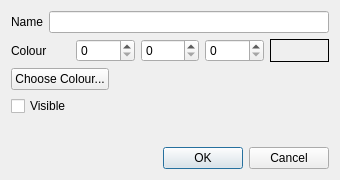
<?xml version="1.0" encoding="UTF-8"?>
<ui version="4.0">
 <class>OptionDialog</class>
 <widget class="QDialog" name="OptionDialog">
  <property name="geometry">
   <rect>
    <x>0</x>
    <y>0</y>
    <width>340</width>
    <height>180</height>
   </rect>
  </property>
  <property name="windowTitle">
   <string>Edit properties</string>
  </property>
  <layout class="QVBoxLayout" name="verticalLayout">
   <item>
    <layout class="QHBoxLayout" name="horizontalLayout_3">
     <item>
      <widget class="QLabel" name="label_2">
       <property name="text">
        <string>Name</string>
       </property>
      </widget>
     </item>
     <item>
      <widget class="QLineEdit" name="optionDia_name"/>
     </item>
    </layout>
   </item>
   <item>
    <layout class="QHBoxLayout" name="horizontalLayout">
     <item>
      <widget class="QLabel" name="label">
       <property name="text">
        <string>Colour</string>
       </property>
      </widget>
     </item>
     <item>
      <widget class="QSpinBox" name="optionDia_colourR">
       <property name="toolTip">
        <string>Red</string>
       </property>
       <property name="maximum">
        <number>255</number>
       </property>
      </widget>
     </item>
     <item>
      <widget class="QSpinBox" name="optionDia_colourG">
       <property name="toolTip">
        <string>Green</string>
       </property>
       <property name="maximum">
        <number>255</number>
       </property>
      </widget>
     </item>
     <item>
      <widget class="QSpinBox" name="optionDia_colourB">
       <property name="toolTip">
        <string>Blue</string>
       </property>
       <property name="maximum">
        <number>255</number>
       </property>
      </widget>
     </item>
     <item>
      <widget class="QFrame" name="optionDia_colourPreview">
       <property name="minimumSize">
        <size>
         <width>32</width>
         <height>22</height>
        </size>
       </property>
       <property name="toolTip">
        <string>Current colour</string>
       </property>
       <property name="frameShape">
        <enum>QFrame::Box</enum>
       </property>
      </widget>
     </item>
    </layout>
   </item>
   <item>
    <layout class="QHBoxLayout" name="horizontalLayout_4">
     <item>
      <widget class="QPushButton" name="optionDia_colourPicker">
       <property name="text">
        <string>Choose Colour...</string>
       </property>
       <property name="toolTip">
        <string>Pick a colour using the Qt colour chooser</string>
       </property>
      </widget>
     </item>
     <item>
      <spacer name="horizontalSpacer_3">
       <property name="orientation">
        <enum>Qt::Horizontal</enum>
       </property>
       <property name="sizeHint" stdset="0">
        <size>
         <width>40</width>
         <height>20</height>
        </size>
       </property>
      </spacer>
     </item>
    </layout>
   </item>
   <item>
    <layout class="QHBoxLayout" name="horizontalLayout_2">
     <item>
      <widget class="QCheckBox" name="optionDia_visible">
       <property name="text">
        <string>Visible</string>
       </property>
      </widget>
     </item>
     <item>
      <spacer name="horizontalSpacer_2">
       <property name="orientation">
        <enum>Qt::Horizontal</enum>
       </property>
       <property name="sizeHint" stdset="0">
        <size>
         <width>40</width>
         <height>20</height>
        </size>
       </property>
      </spacer>
     </item>
    </layout>
   </item>
   <item>
    <spacer name="verticalSpacer">
     <property name="orientation">
      <enum>Qt::Vertical</enum>
     </property>
     <property name="sizeHint" stdset="0">
      <size>
       <width>20</width>
       <height>0</height>
      </size>
     </property>
    </spacer>
   </item>
   <item>
    <widget class="QDialogButtonBox" name="buttonBox">
     <property name="orientation">
      <enum>Qt::Horizontal</enum>
     </property>
     <property name="standardButtons">
      <set>QDialogButtonBox::Cancel|QDialogButtonBox::Ok</set>
     </property>
    </widget>
   </item>
  </layout>
 </widget>
 <resources/>
 <connections>
  <connection>
   <sender>buttonBox</sender>
   <signal>accepted()</signal>
   <receiver>OptionDialog</receiver>
   <slot>accept()</slot>
   <hints>
    <hint type="sourcelabel">
     <x>248</x>
     <y>254</y>
    </hint>
    <hint type="destinationlabel">
     <x>157</x>
     <y>274</y>
    </hint>
   </hints>
  </connection>
  <connection>
   <sender>buttonBox</sender>
   <signal>rejected()</signal>
   <receiver>OptionDialog</receiver>
   <slot>reject()</slot>
   <hints>
    <hint type="sourcelabel">
     <x>316</x>
     <y>260</y>
    </hint>
    <hint type="destinationlabel">
     <x>286</x>
     <y>274</y>
    </hint>
   </hints>
  </connection>
 </connections>
</ui>
